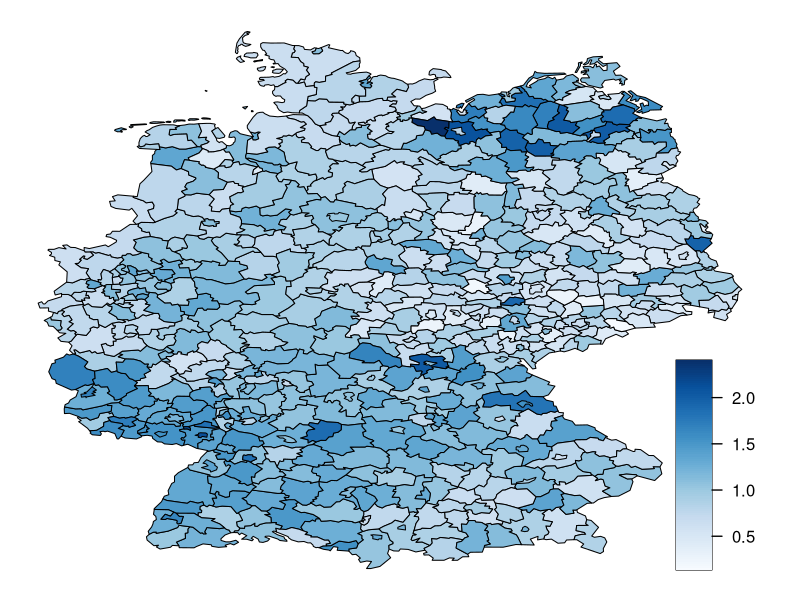
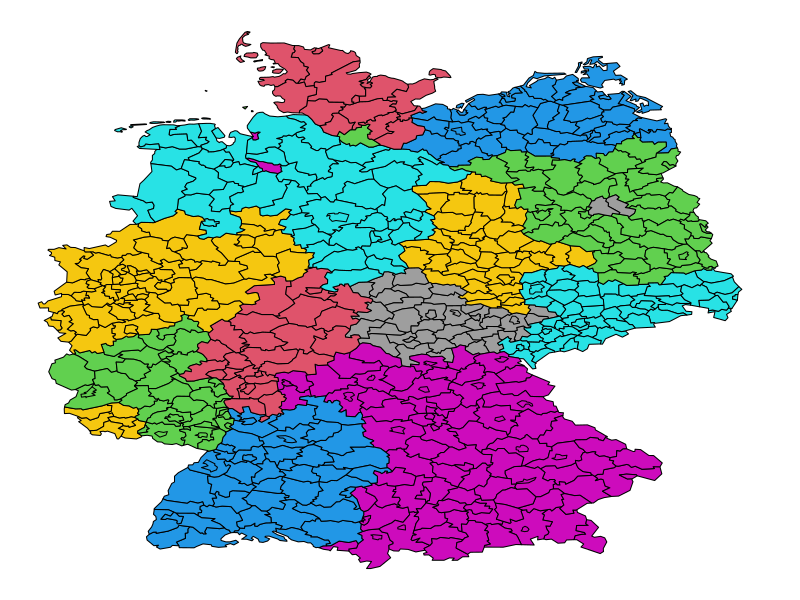

Here is the R script that generated these plots, in order:
library(spam)


### Name: germany.plot
### Title: Plot administrative districts of Germany
### Aliases: germany.plot
### Keywords: hplot

### ** Examples

data( Oral)
germany.plot( Oral$Y/Oral$E)


# Plot the Bundeslaender:
germany.plot(germany.info$id%/%1000,col=rep(2:8,3), legend=FALSE)
